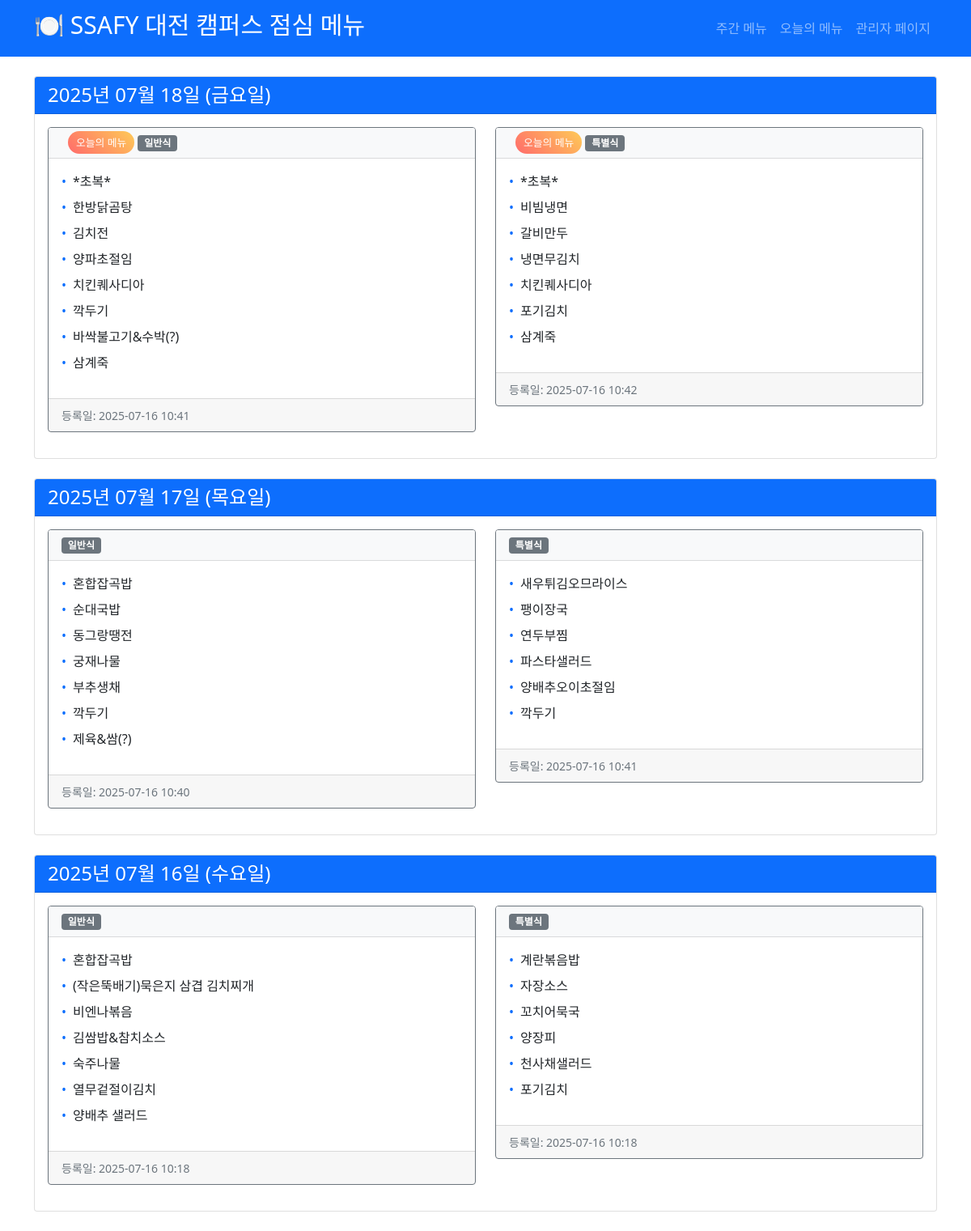
The page / on the database its author committed.
### lunchup/models.py (models this page shows, shortened)
class LunchMenu(models.Model):
    MENU_TYPE_CHOICES = [
        ('normal', '일반식'),
        ('special', '특별식'),
    ]
    date = models.DateField(
        verbose_name="급식 날짜",
        default=timezone.now,
        help_text="급식을 제공하는 날짜"
    )
    menu_type = models.CharField(
        verbose_name="메뉴 타입",
        max_length=10,
        choices=MENU_TYPE_CHOICES,
        default='A',
        help_text="일반식단 또는 특별식단 선택"
    )
    menu_content = models.TextField(
        verbose_name="점심 메뉴",
        help_text="점심 메뉴 내용을 입력하세요"
    )
    created_at = models.DateTimeField(auto_now_add=True)
    updated_at = models.DateTimeField(auto_now=True)
    class Meta:
        verbose_name = "급식 메뉴"
        verbose_name_plural = "급식 메뉴들"
        ordering = ['-date', 'menu_type']  # 최신 날짜순, 메뉴 타입순으로 정렬
        unique_together = ['date', 'menu_type']  # 같은 날짜, 같은 타입의 중복 방지
    def get_title(self):
        weekdays = ['월요일', '화요일', '수요일', '목요일', '금요일', '토요일', '일요일']
        weekday_name = weekdays[self.date.weekday()]
        return f"{self.date.strftime('%Y년 %m월 %d일')} ({weekday_name})"
    def get_menu_list(self):
        return [menu.strip() for menu in self.menu_content.split('\n') if menu.strip()]
    def is_today(self):
        return self.date == timezone.now().date()
    def is_weekend(self):
        return self.date.weekday() >= 5  # 5=토요일, 6=일요일

### lunchup/views.py (the view)
# urls.py: path('', views.lunch_menu_list, name='menu_list'),
def lunch_menu_list(request):
    menus = LunchMenu.objects.all().order_by('-date', 'menu_type')[:20]  # 최근 20개
    menu_by_date = {}
    for menu in menus:
        date_str = menu.date.strftime('%Y-%m-%d')
        if date_str not in menu_by_date:
            menu_by_date[date_str] = {
                'date': menu.date,
                'title': menu.get_title(),
                'menus': []
            }
        menu_by_date[date_str]['menus'].append(menu)
    return render(request, '../templates/menu_list.html', {
        'menu_by_date': menu_by_date,
        'title': '급식 메뉴 목록'
    })

### templates/menu_list.html (shortened to what this page needs)
{% extends 'base.html' %}
{% block content %}
<div class="row">
    <div class="col-md-12">
        {% if menu_by_date %}
            {% for date_str, date_data in menu_by_date.items %}
            <div class="card mb-4">
                <div class="card-header bg-primary text-white">
                    <h4 class="mb-0">{{ date_data.title }}</h4>
                </div>
                <div class="card-body">
                    <div class="row">
                        {% for menu in date_data.menus %}
                        <div class="col-md-6 mb-3">
                            <div class="card border-secondary">
                                <div class="card-header bg-light">
                                    <h6 class="mb-0">
                                        {% if menu.is_today %}
                                            <span class="today-badge ms-2">오늘의 메뉴</span>
                                        {% endif %}
                                        <span class="badge bg-secondary">{{ menu.get_menu_type_display }}</span>
                                    </h6>
                                </div>
                                <div class="card-body">
                                    <div class="menu-content">
                                        {% for item in menu.get_menu_list %}
                                            <div class="d-flex align-items-center mb-2">
                                                <span class="text-primary me-2">•</span>
                                                <span>{{ item }}</span>
                                            </div>
                                        {% endfor %}
                                    </div>
                                </div>
                                <div class="card-footer">
                                    <small class="text-muted">
                                        등록일: {{ menu.created_at|date:"Y-m-d H:i" }}
                                    </small>
                                </div>
                            </div>
                        </div>
                        {% endfor %}
                    </div>
                </div>
            </div>
            {% endfor %}
        {% else %}
            <div class="alert alert-info text-center">
                <h4>등록된 급식 메뉴가 없습니다.</h4>
                <p>관리자 페이지에서 메뉴를 추가해주세요.</p>
            </div>
        {% endif %}
    </div>
</div>
{% endblock %}

### templates/base.html (shortened to what this page needs)
<!DOCTYPE html>
<html lang="ko">
<head>
    <link href="https://cdn.jsdelivr.net/npm/bootstrap@5.1.3/dist/css/bootstrap.min.css" rel="stylesheet">
</head>
<body>
    <nav class="navbar navbar-expand-lg navbar-dark bg-primary">
        <div class="container">
            <a class="navbar-brand" href="{% url 'lunchup:menu_list' %}"><h1 style="font-size: 150%;">🍽️ SSAFY 대전 캠퍼스 점심 메뉴</h1></a>
            <div class="collapse navbar-collapse" id="navbarNav">
                <div class="navbar-nav ms-auto">
                    <a class="nav-link" href="{% url 'lunchup:menu_list' %}">주간 메뉴</a>
                    <a class="nav-link" href="{% url 'lunchup:today_menu' %}">오늘의 메뉴</a>
                    <a class="nav-link" href="/admin/">관리자 페이지</a>
                </div>
            </div>
        </div>
    </nav>
    <div class="container mt-4">
        {% block content %}
        {% endblock %}
    </div>
</body>
</html>

### templates/base.html (style rules this page uses)
.today-badge { background: linear-gradient(45deg, #ff6b6b, #feca57); color: white; padding: 5px 10px; border-radius: 20px; font-size: 0.8em; }

### rows shown on the page
LunchMenu: date "오늘의 메뉴", menu_type "일반식", get_menu_list "*초복*" "한방닭곰탕" "김치전" "양파초절임" "치킨퀘사디아" "깍두기" "바싹불고기&수박(?)" "삼계죽", created_at "2025-07-16 10:41"
LunchMenu: date "오늘의 메뉴", menu_type "특별식", get_menu_list "*초복*" "비빔냉면" "갈비만두" "냉면무김치" "치킨퀘사디아" "포기김치" "삼계죽", created_at "2025-07-16 10:42"
LunchMenu: menu_type "일반식", get_menu_list "혼합잡곡밥" "순대국밥" "동그랑땡전" "궁재나물" "부추생채" "깍두기" "제육&쌈(?)", created_at "2025-07-16 10:40"
LunchMenu: menu_type "특별식", get_menu_list "새우튀김오므라이스" "팽이장국" "연두부찜" "파스타샐러드" "양배추오이초절임" "깍두기", created_at "2025-07-16 10:41"
LunchMenu: menu_type "일반식", get_menu_list "혼합잡곡밥" "(작은뚝배기)묵은지 삼겹 김치찌개" "비엔나볶음" "김쌈밥&참치소스" "숙주나물" "열무겉절이김치" "양배추 샐러드", created_at "2025-07-16 10:18"
LunchMenu: menu_type "특별식", get_menu_list "계란볶음밥" "자장소스" "꼬치어묵국" "양장피" "천사채샐러드" "포기김치", created_at "2025-07-16 10:18"

### other values the page prints
{{ date_data.title }} "2025년 07월 18일 (금요일)" "2025년 07월 17일 (목요일)" "2025년 07월 16일 (수요일)"
